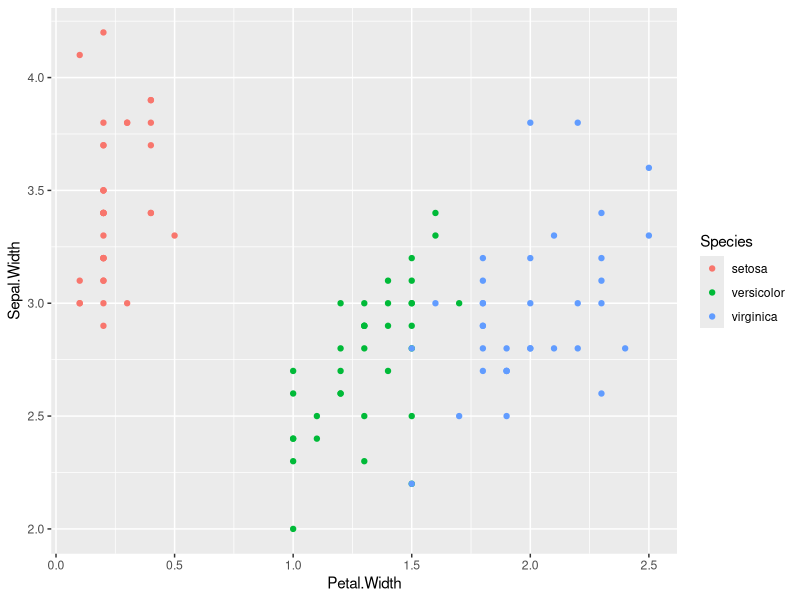

Write R code to recreate this figure. (Note: this script raises an error after producing the figure.)
#install.packages("randomForest")
data(iris);
library(ggplot2);
names(iris)
table(iris$Species)
library(caret)
intrain<-createDataPartition(y=iris$Species, p=0.7, list=FALSE)
training<-iris[intrain,]
testing<-iris[-intrain,]
dim(testing);dim(training);
qplot(Petal.Width,Sepal.Width,colour=Species, data=training)
modFit<-train(Species ~. ,method="rf", data=training,prox=T)
print(modFit)
getTree(modFit$finalModel,k=2)

pred<-predict(modFit,testing)
testing$predRight<-pred==testing$Species
table(pred,testing$Species)
qplot(Petal.Width,Sepal.Width,colour=predRight, data=testing)
